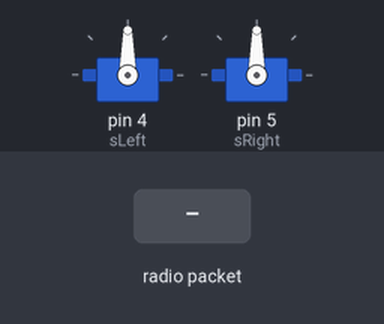
A sketch run on a simulated Arduino Uno, built with avr-gcc and run on an emulated ATmega328P. On the bench: 2 × servo. The test bench sets the inputs (shaded band). No radio packets arrive unless stated.

Above: at 3.9 s.
4.0 s: radio packet "200" arrives
At 4.5 s:
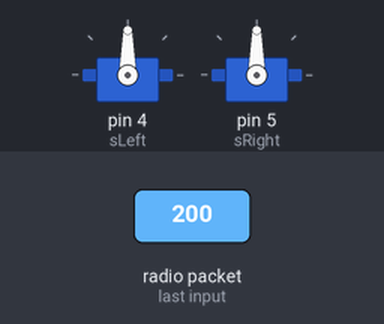
5.5 s: radio packet "5" arrives
At 6.7 s:
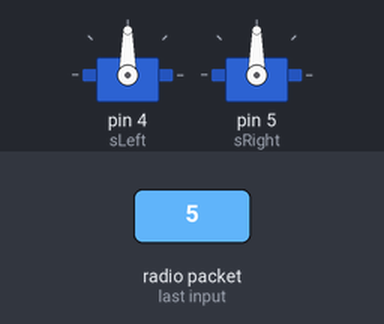
7.0 s: radio packet "90" arrives
At 7.8 s:
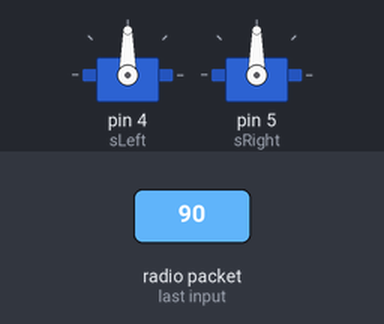
Timing chart, 0 to 10.0 s (numbered marks = the images above; inputs shaded):
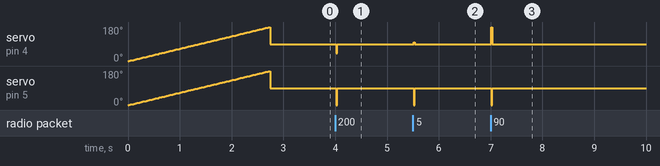

Measured:
- after the input at 4.0 s, servo on pin 4 (sLeft): 90° → 40° at once, → 90° 0.02 s later; servo on pin 5 (sRight): 90° → 0° at once, → 90° 0.02 s later
- after the input at 5.5 s, servo on pin 4 (sLeft): 90° → 100° at once, → 90° 0.02 s later; servo on pin 5 (sRight): 90° → 0° at once, → 90° 0.02 s later
- after the input at 7.0 s, servo on pin 4 (sLeft): 90° → 180° at once, → 90° 0.02 s later; servo on pin 5 (sRight): 90° → 0° at once, → 90° 0.02 s later
- by itself, servo on pin 4 (sLeft), servo on pin 5 (sRight): rises from 0° to 180° in 2.7 s, then falls to 90° in 0.02 s

The sketch:

test_r.ino
```cpp
#include <VirtualWire.h>
#include <Servo.h>


Servo sRight;

Servo sLeft;
int sax,say,sol;
int thrust;
int pitch;
int roll;
const int led_pin = 13;
const int transmit_pin = 12;
const int receive_pin = 11;
const int transmit_en_pin = 3;
int pos=0;
void setup()
{

             sLeft.attach(4);
             sRight.attach(5);


    // Initialise the IO and ISR
    vw_set_tx_pin(transmit_pin);
    vw_set_rx_pin(receive_pin);
    vw_set_ptt_pin(transmit_en_pin);
    vw_set_ptt_inverted(true); // Required for DR3100
    vw_setup(4000);  // Bits per sec

    vw_rx_start();       // Start the receiver PLL running
Serial.begin(9600);

                for (pos = 0; pos <= 180; pos += 1) { // goes from 0 degrees to 180 degrees
    // in steps of 1 degree

    sRight.write(pos);

    sLeft.write(pos);// tell servo to go to position in variable 'pos'
    delay(15);                       // waits 15ms for the servo to reach the position

                }

                 }

void loop()
{

    uint8_t buf[VW_MAX_MESSAGE_LEN];
    uint8_t buflen = VW_MAX_MESSAGE_LEN;

    if (vw_get_message(buf, &buflen)) // Non-blocking
    {

    sscanf ((char*)buf, "%d%*c%d%*c%d", &sax, &say, &sol);
    digitalWrite(led_pin, HIGH); // Flash a light to show received good message
sax=sax/5;
say=say/5;
sol=constrain(sol,0,180);


                  sRight.write(sol-sax);

                  sLeft.write(sol+sax);
                  delay(20);

  }
  else
  {


                  sRight.write(90);

                  sLeft.write(90);
                  delay(20);

  }


        digitalWrite(led_pin, LOW);
    }
```
